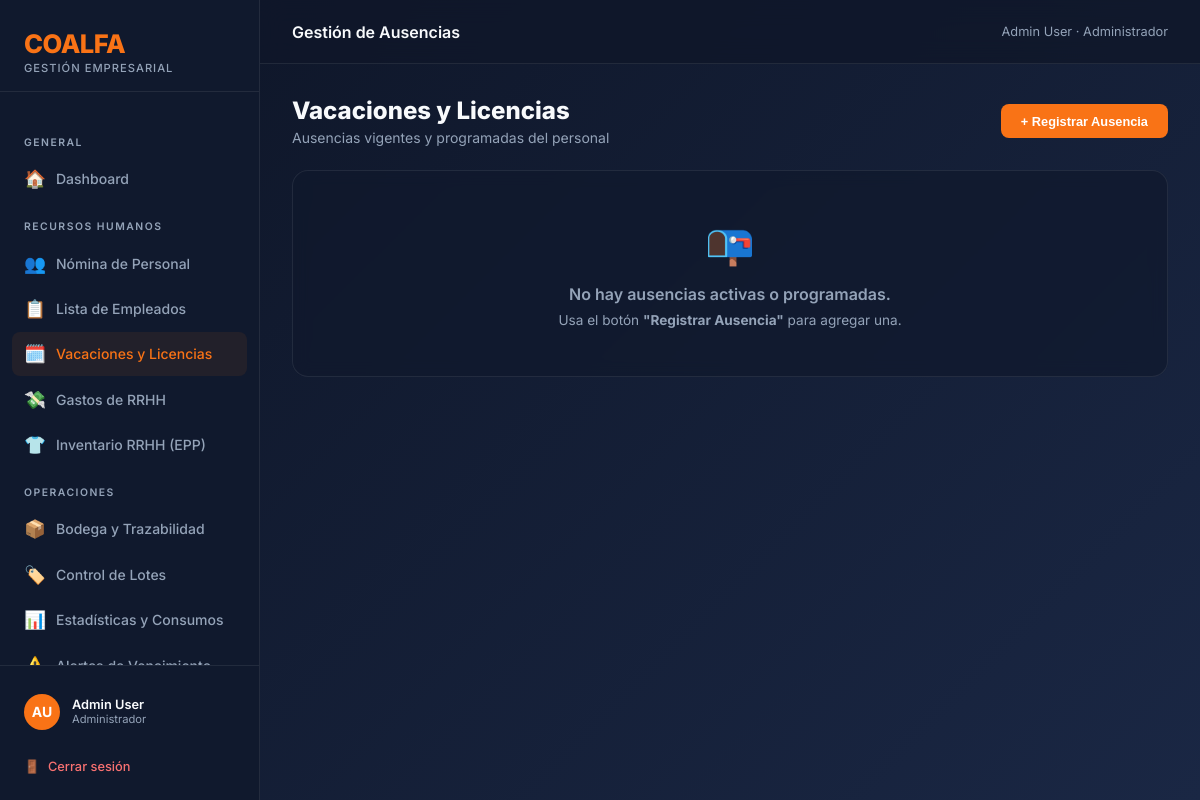
The page /rrhh/ausencias/ (signed in) on the database its author committed.
### coalfa/models.py (models this page shows, shortened)
class Usuario(AbstractBaseUser, PermissionsMixin):
    ROL_CHOICES = [
        ("ADMIN", "Administrador"),
        ("RRHH", "Recursos Humanos"),
        ("OPERACIONAL", "Operacional"),
        ("GERENTE", "Gerente"),
        ("AUDITOR", "Auditor (Solo Lectura)"),
    ]
    rut = models.CharField(max_length=12, unique=True, verbose_name="RUT", validators=[rut_validator])
    nombre = models.CharField(max_length=60, verbose_name="Nombre")
    apellido = models.CharField(max_length=60, verbose_name="Apellido")
    rol = models.CharField(max_length=15, choices=ROL_CHOICES, default="RRHH", verbose_name="Rol")
    is_active = models.BooleanField(default=True, verbose_name="Activo")
    is_staff = models.BooleanField(default=False, verbose_name="Es staff")
    solicitud_pendiente = models.BooleanField(default=False, verbose_name="Solicitud pendiente de aprobación")
    date_joined = models.DateTimeField(default=timezone.now, verbose_name="Fecha de registro")
    USERNAME_FIELD = "rut"
    REQUIRED_FIELDS = ["nombre", "apellido"]
    objects = UsuarioManager()
    def get_full_name(self):
        return f"{self.nombre} {self.apellido}"
    class Meta:
        verbose_name = "Usuario"
        verbose_name_plural = "Usuarios"

### rrhh/views.py (the view)
# urls.py: path("ausencias/", views.lista_ausencias, name="rrhh_ausencias"),
@rrhh_required
def lista_ausencias(request):
    hoy = datetime.date.today()
    ausencias = PeriodoAusencia.objects.select_related("empleado").filter(fecha_fin__gte=hoy).order_by("fecha_fin")
    ausencias_historial = PeriodoAusencia.objects.select_related("empleado").filter(
        fecha_fin__lt=hoy,
        fecha_inicio__year=hoy.year,
        fecha_inicio__month=hoy.month
    ).order_by("-fecha_inicio")[:20]
    from .forms import AusenciaForm
    ausencia_form = AusenciaForm()
    if request.method == "POST" and "registrar_ausencia" in request.POST:
        ausencia_form = AusenciaForm(request.POST)
        if ausencia_form.is_valid():
            ausencia_form.save()
            messages.success(request, "✅ Ausencia registrada correctamente.")
            return redirect("rrhh_ausencias")
    emp_en_licencia = Empleado.objects.filter(estado="LICENCIA").count()
    emp_en_vacaciones = Empleado.objects.filter(estado="VACACIONES").count()
    return render(request, "rrhh/ausencias.html", {
        "ausencias": ausencias,
        "ausencias_historial": ausencias_historial,
        "hoy": hoy,
        "ausencia_form": ausencia_form,
        "empleados": Empleado.objects.exclude(estado="FINIQUITADO").order_by("apellido", "nombre"),
        "show_modal": request.method == "POST" and "registrar_ausencia" in request.POST,
        "emp_en_licencia": emp_en_licencia,
        "emp_en_vacaciones": emp_en_vacaciones,
    })

### coalfa/context_processors.py (called while the page is built)
def solicitudes_pendientes(request):
    if request.user.is_authenticated and getattr(request.user, 'rol', None) == 'ADMIN':
        count = Usuario.objects.filter(solicitud_pendiente=True).count()
        return {'solicitudes_count': count}
    return {}

### rrhh/models.py (called while the page is built)
    def __str__(self):
        return f"{self.apellido}, {self.nombre} ({self.rut})"

### rrhh/templates/rrhh/ausencias.html (shortened to what this page needs)
{% extends 'base.html' %}
{% block topbar_title %}Gestión de Ausencias{% endblock %}
{% block nav_ausencias %}active{% endblock %}
{% block content %}
<div class="page-header" style="display:flex;justify-content:space-between;align-items:center;margin-bottom:1.5rem;flex-wrap:wrap;gap:0.75rem;">
    <div>
        <h1 class="page-title">Vacaciones y Licencias</h1>
        <p class="page-subtitle" style="margin-bottom:0;">Ausencias vigentes y programadas del personal</p>
    </div>
    <button onclick="openModal('modalAusencia')" class="btn btn-primary">+ Registrar Ausencia</button>
</div>
<div class="card" style="padding:0;">
    {% if ausencias %}
    <div class="section-label">📋 Ausencias Activas y Programadas</div>
    <div class="table-wrap desktop-table">
        <table>
            <thead>
                <tr>
                    <th>Empleado</th>
                    <th>Estado Empleado</th>
                    <th>Tipo Ausencia</th>
                    <th>Inicio</th>
                    <th>Fin</th>
                    <th>Días</th>
                    <th>Estado</th>
                    <th>Descripción</th>
                </tr>
            </thead>
            <tbody>
                {% for a in ausencias %}
                <tr>
                    <td style="font-weight:600;">{{ a.empleado.apellido }}, {{ a.empleado.nombre }}</td>
                    <td>
                        <span class="badge badge-{{ a.empleado.estado|lower }}">
                            {{ a.empleado.get_estado_display }}
                        </span>
                    </td>
                    <td>
                        <span class="badge {% if a.tipo == 'VACACIONES' %}badge-vacaciones{% else %}badge-licencia{% endif %}">
                            {{ a.get_tipo_display }}
                        </span>
                    </td>
                    <td>{{ a.fecha_inicio|date:"d/m/Y" }}</td>
                    <td>{{ a.fecha_fin|date:"d/m/Y" }}</td>
                    <td style="color:var(--text-muted);">
                        {% with dias=a.fecha_fin|timeuntil:a.fecha_inicio %}
                        {{ a.fecha_inicio|timesince:a.fecha_fin }}
                        {% endwith %}
                    </td>
                    <td>
                        {% if a.fecha_inicio <= hoy and a.fecha_fin >= hoy %}
                            <span class="badge badge-activo">En curso</span>
                        {% else %}
                            <span class="badge badge-vacaciones">Programada</span>
                        {% endif %}
                    </td>
                    <td style="color:var(--text-muted);font-size:0.8rem;">{{ a.descripcion|default:"—" }}</td>
                </tr>
                {% endfor %}
            </tbody>
        </table>
    </div>
    <div class="mobile-cards">
        {% for a in ausencias %}
        <div class="aus-mobile-card">
            <div style="display:flex; justify-content:space-between; align-items:flex-start; margin-bottom:0.6rem;">
                <div style="flex:1; min-width:0;">
                    <div style="font-weight:700; font-size:0.92rem;">{{ a.empleado.apellido }}, {{ a.empleado.nombre }}</div>
                    <div style="font-size:0.72rem; color:var(--text-muted); margin-top:2px;">
                        <span class="badge badge-{{ a.empleado.estado|lower }}">{{ a.empleado.get_estado_display }}</span>
                    </div>
                </div>
                <span class="badge {% if a.tipo == 'VACACIONES' %}badge-vacaciones{% else %}badge-licencia{% endif %}" style="flex-shrink:0;">
                    {{ a.get_tipo_display }}
                </span>
            </div>
            <div style="display:flex; justify-content:space-between; align-items:center; font-size:0.78rem; color:var(--text-muted); margin-bottom:0.6rem; flex-wrap:wrap; gap:0.25rem;">
                <span>{{ a.fecha_inicio|date:"d/m/Y" }} al {{ a.fecha_fin|date:"d/m/Y" }}</span>
                <span style="font-weight: 600;">
                    {% if a.fecha_inicio <= hoy and a.fecha_fin >= hoy %}
                        <span class="badge badge-activo">En curso</span>
                    {% else %}
                        <span class="badge badge-vacaciones">Programada</span>
                    {% endif %}
                </span>
            </div>
            {% if a.descripcion %}
            <div style="background:rgba(255,255,255,0.02); border: 1px solid var(--border); border-radius:6px; padding:0.5rem; font-size:0.75rem; color:var(--text-muted);">
                {{ a.descripcion }}
            </div>
            {% endif %}
        </div>
        {% endfor %}
    </div>
    {% else %}
    <div style="text-align:center;padding:3rem;color:var(--text-muted);">
        <div style="font-size:2.5rem;margin-bottom:1rem;">📭</div>
        <div style="font-weight:600;margin-bottom:0.5rem;">No hay ausencias activas o programadas.</div>
        <div style="font-size:0.85rem;">Usa el botón <strong>"Registrar Ausencia"</strong> para agregar una.</div>
    </div>
    {% endif %}
</div>
{% endblock %}

### templates/base.html (shortened to what this page needs)
<!DOCTYPE html>
<html lang="es">
<head>
    <link rel="stylesheet" href="https://unpkg.com/nprogress@0.2.0/nprogress.css" />
</head>
<body>
    <div class="sidebar">
        <div class="sidebar-brand">
            <div class="logo-text">COALFA</div>
            <div class="logo-sub">Gestión Empresarial</div>
        </div>
        <nav class="sidebar-nav">
            <div class="nav-section-label">General</div>
            <a href="{% url 'dashboard' %}" class="nav-item {% block nav_home %}{% endblock %}">
                <span class="icon">🏠</span> Dashboard
            </a>
            {% if user.rol == 'RRHH' or user.rol == 'ADMIN' or user.rol == 'GERENTE' or user.rol == 'AUDITOR' %}
            <div class="nav-section-label">Recursos Humanos</div>
            <a href="{% url 'rrhh_dashboard' %}" class="nav-item {% block nav_rrhh %}{% endblock %}">
                <span class="icon">👥</span> Nómina de Personal
            </a>
            <a href="{% url 'rrhh_lista_empleados' %}" class="nav-item {% block nav_empleados %}{% endblock %}">
                <span class="icon">📋</span> Lista de Empleados
            </a>
            <a href="{% url 'rrhh_ausencias' %}" class="nav-item {% block nav_ausencias %}{% endblock %}">
                <span class="icon">🗓️</span> Vacaciones y Licencias
            </a>
            <a href="{% url 'rrhh_gastos' %}" class="nav-item {% block nav_rrhh_gastos %}{% endblock %}">
                <span class="icon">💸</span> Gastos de RRHH
            </a>
            <a href="{% url 'rrhh_inventario' %}" class="nav-item {% block nav_rrhh_inventario %}{% endblock %}">
                <span class="icon">👕</span> Inventario RRHH (EPP)
            </a>
            {% endif %}
            {% if user.rol == 'OPERACIONAL' or user.rol == 'ADMIN' or user.rol == 'GERENTE' or user.rol == 'AUDITOR' %}
            <div class="nav-section-label">Operaciones</div>
            <a href="{% url 'inventario_dashboard' %}" class="nav-item {% block nav_inventario %}{% endblock %}">
                <span class="icon">📦</span> Bodega y Trazabilidad
            </a>
            <a href="{% url 'inventario_lista_lotes' %}" class="nav-item {% block nav_lotes %}{% endblock %}">
                <span class="icon">🏷️</span> Control de Lotes
            </a>
            <a href="{% url 'inventario_resumen_consumo' %}" class="nav-item {% block nav_consumo %}{% endblock %}">
                <span class="icon">📊</span> Estadísticas y Consumos
            </a>
            <a href="{% url 'inventario_alertas' %}" class="nav-item {% block nav_alertas %}{% endblock %}">
                <span class="icon">⚠️</span> Alertas de Vencimiento
            </a>
            {% endif %}
        </nav>
        <div class="sidebar-footer">
            <div class="user-info">
                <div class="user-avatar">{{ user.nombre|first }}{{ user.apellido|first }}</div>
                <div>
                    <div class="user-name">{{ user.get_full_name }}</div>
                    <div class="user-role">{{ user.get_rol_display }}</div>
                </div>
            </div>
            <a href="{% url 'logout' %}" class="btn-logout">
                <span>🚪</span> Cerrar sesión
            </a>
        </div>
    </div>
    <div class="main-wrapper">
        <div class="topbar">
            <div class="topbar-title">{% block topbar_title %}Dashboard{% endblock %}</div>
            <div class="topbar-breadcrumb">{{ user.get_full_name }} · {{ user.get_rol_display }}</div>
        </div>
        <div class="page-content">
            {% block content %}{% endblock %}
        </div>
    </div>
</body>
</html>

### rows shown on the page
Usuario: nombre|first "A", apellido|first "U", get_full_name "Admin User", rol "Administrador"
